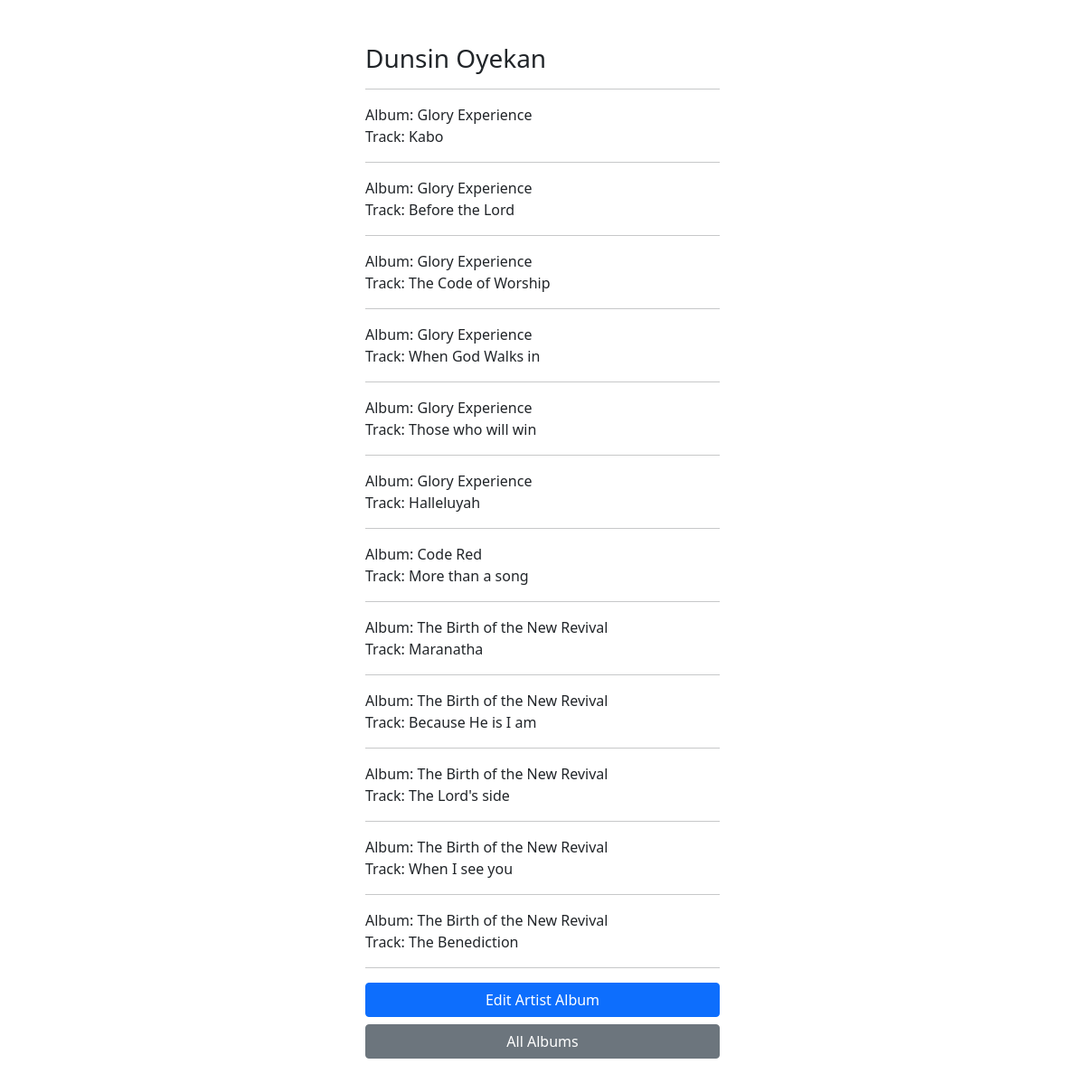
/artist/3/, run on the app's committed database.
### core/models.py (models this page shows, shortened)
class Artist(models.Model):
    name = models.CharField(null=False, blank=False, max_length=64)
    track = models.CharField(null=True, blank=True, max_length=255)
    album = models.ForeignKey(Album, on_delete=models.CASCADE, null=True, blank=True, max_length=255, related_name='collection_artist')
    created = models.TimeField(auto_now_add=True)
    class Meta:
        ordering = ('name',)

class Collection(models.Model):
    slug = models.SlugField(max_length=255)
    track = models.CharField(null=True, blank=True, max_length=255)
    artist = models.ForeignKey(Artist, null=True, blank=True, on_delete=models.CASCADE, related_name='collection_artist')
    album = models.ForeignKey(Album, null=True, blank=True, on_delete=models.CASCADE, related_name='collection_album')
    created = models.TimeField(auto_now_add=True)
    class Meta:
        ordering = ('created',)

class Album(models.Model):
    name = models.CharField(null=False, blank=False, max_length=255)
    created = models.TimeField(auto_now_add=True)
    class Meta:
        ordering = ('name',)
    def __str__(self):
        return self.name

### core/views.py (the view)
# urls.py: path('artist/<int:pk>/',views.ArtistDetailView.as_view(), name='artist_detail'),
class ArtistDetailView(DetailView):
    model = Artist
    template_name = 'artist_detail.html'

### core/templates/artist_detail.html (shortened to what this page needs)
{% extends 'base.html' %}
{% block content %}
<h3>{{ artist.name }} </h3>
    <hr>
        {% for collection in artist.collection_artist.all %}
        <div>Album: {{ collection.album }}</div>
        <div>Track: {{ collection.track }}</div>
        <hr>
        {% endfor %}
    <p>
        <a href="{% url 'core:album-edit' pk=artist.pk %}" role="button" class="btn btn-primary w-100 mb-2">Edit Artist Album</a>
        <a href="{% url 'core:artist_list' %}" role="button" class="btn btn-secondary w-100">All Albums</a>
    </p>
{% endblock %}

### data on the page
Artist: name "Dunsin Oyekan"
Collection: album "Glory Experience", track "Kabo"
Collection: album "Glory Experience", track "Before the Lord"
Collection: album "Glory Experience", track "The Code of Worship"
Collection: album "Glory Experience", track "When God Walks in"
Collection: album "Glory Experience", track "Those who will win"
Collection: album "Glory Experience", track "Halleluyah"
Collection: album "Code Red", track "More than a song"
Collection: album "The Birth of the New Revival", track "Maranatha"
Collection: album "The Birth of the New Revival", track "Because He is I am"
Collection: album "The Birth of the New Revival", track "The Lord's side"
Collection: album "The Birth of the New Revival", track "When I see you"
Collection: album "The Birth of the New Revival", track "The Benediction"
